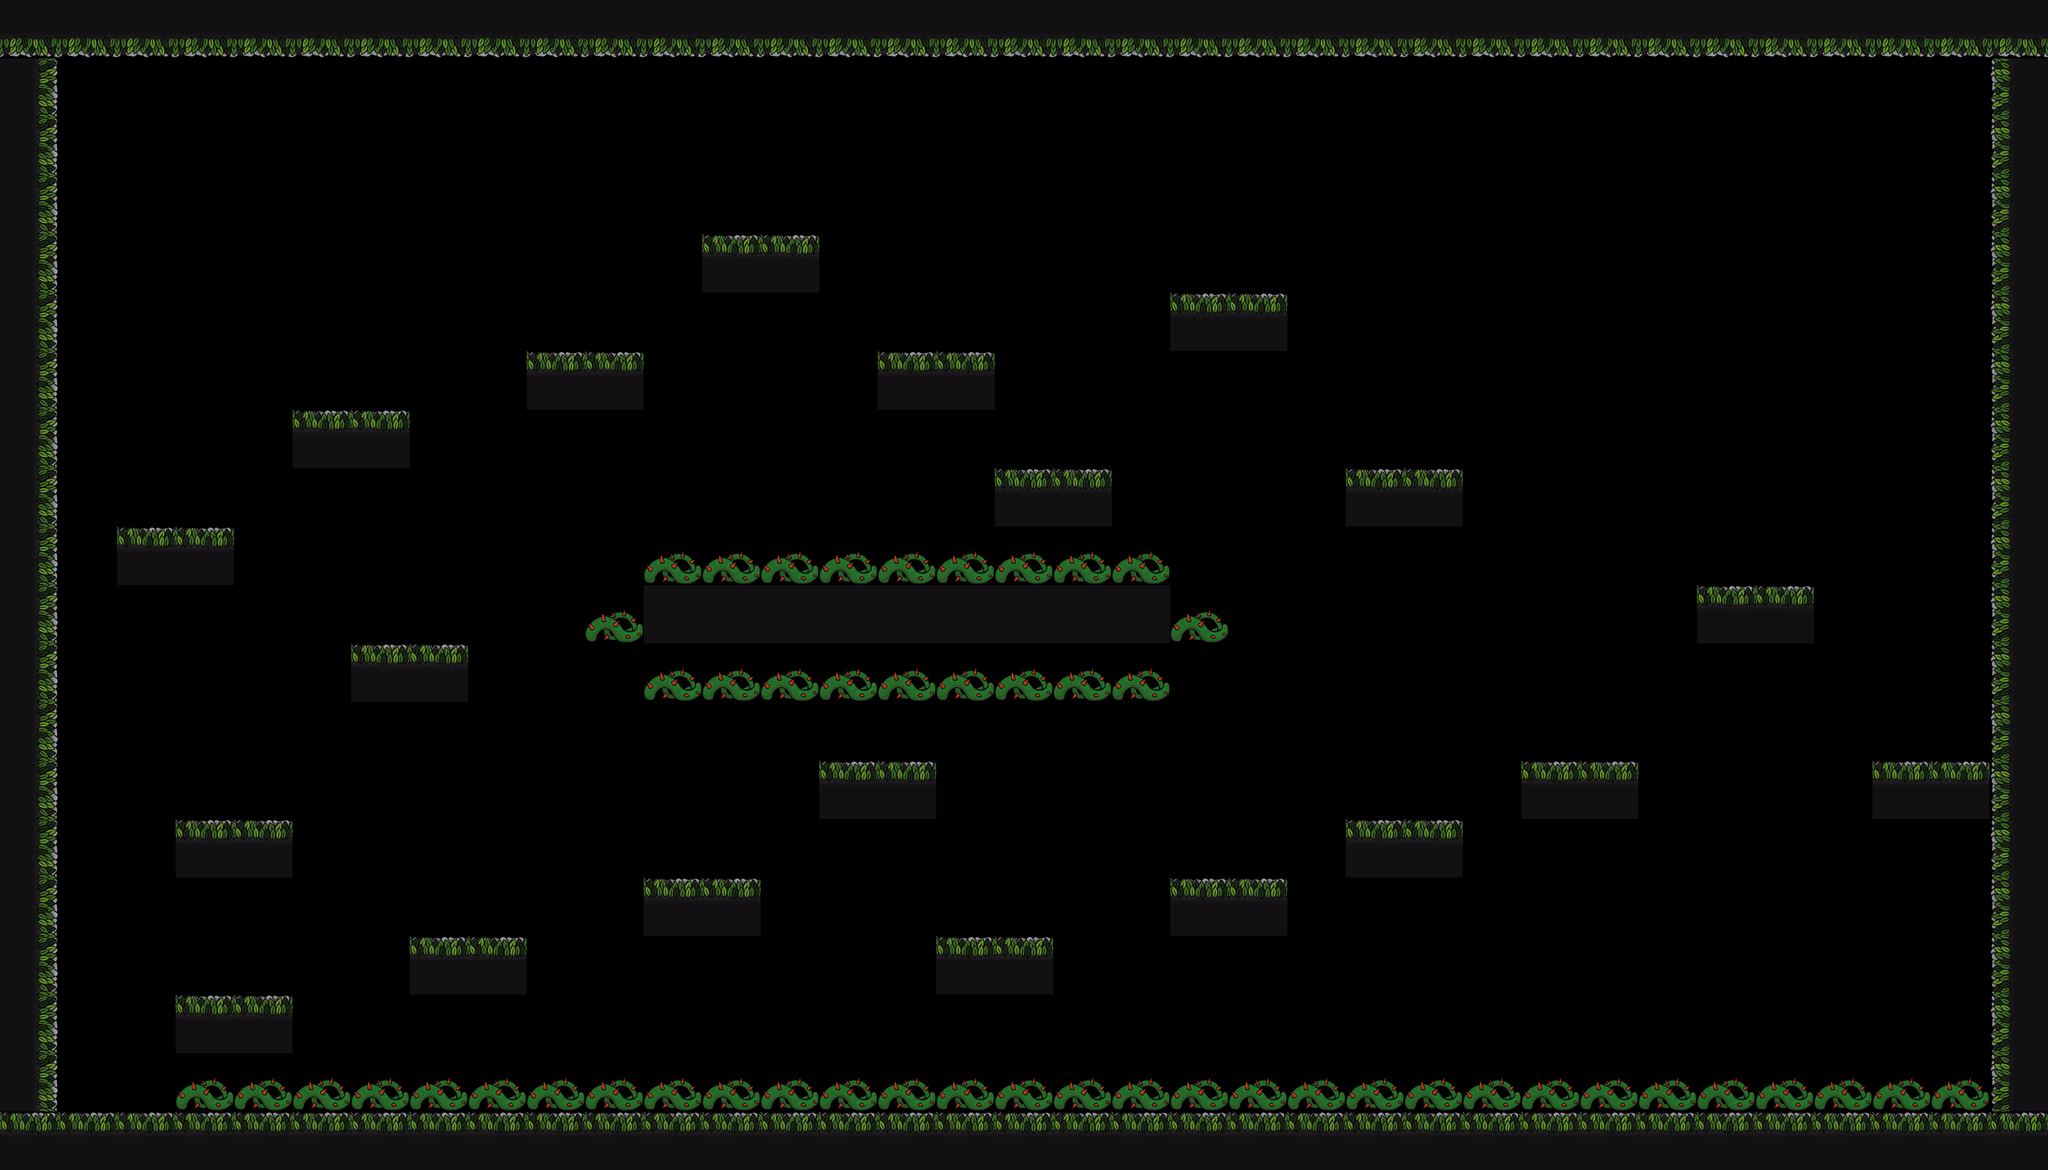

Below is a game level as drawn by its tile map, then a one-line description and the .tmx file that defines it, in full:
An orthogonal 35x20 tile map with 180x180 px tiles, 2 tile layers (Platforms, Dangerous) and 29 objects.

<map version="1.10" tiledversion="1.10.2" orientation="orthogonal" renderorder="right-down" width="35" height="20" tilewidth="180" tileheight="180" infinite="0" nextlayerid="6" nextobjectid="73">
 <editorsettings>
  <export target="level2.json" format="json" />
 </editorsettings>
 <tileset firstgid="1" name="levelSprites" tilewidth="180" tileheight="180" tilecount="144" columns="12">
  <image source="../../assets/images/levelSprites.png" width="2160" height="2160" />
 </tileset>
 <layer id="1" name="Platforms" width="35" height="20">
  <data encoding="csv">
0,62,62,62,62,62,62,62,62,62,62,62,62,62,62,62,62,62,62,62,62,62,62,62,62,62,62,62,62,62,62,62,62,62,0,
0,0,0,0,0,0,0,0,0,0,0,0,0,0,0,0,0,0,0,0,0,0,0,0,0,0,0,0,0,0,0,0,0,0,0,
0,0,0,0,0,0,0,0,0,0,0,0,0,0,0,0,0,0,0,0,0,0,0,0,0,0,0,0,0,0,0,0,0,0,0,
0,0,0,0,0,0,0,0,0,0,0,0,0,0,0,0,0,0,0,0,0,0,0,0,0,0,0,0,0,0,0,0,0,0,0,
0,0,0,0,0,0,0,0,0,0,0,0,0,0,0,0,0,0,0,0,0,0,0,0,0,0,0,0,0,0,0,0,0,0,0,
0,0,0,0,0,0,0,0,0,0,0,0,0,0,0,0,0,0,0,0,0,0,0,0,0,0,0,0,0,0,0,0,0,0,0,
0,0,0,0,0,0,0,0,0,0,0,0,0,0,0,0,0,0,0,0,0,0,0,0,0,0,0,0,0,0,0,0,0,0,0,
0,0,0,0,0,0,0,0,0,0,0,0,0,0,0,0,0,0,0,0,0,0,0,0,0,0,0,0,0,0,0,0,0,0,0,
0,0,0,0,0,0,0,0,0,0,0,0,0,0,0,0,0,0,0,0,0,0,0,0,0,0,0,0,0,0,0,0,0,0,0,
0,0,0,0,0,0,0,0,0,0,0,0,0,0,0,0,0,0,0,0,0,0,0,0,0,0,0,0,0,0,0,0,0,0,0,
0,0,0,0,0,0,0,0,0,0,0,0,0,0,0,0,0,0,0,0,0,0,0,0,0,0,0,0,0,0,0,0,0,0,0,
0,0,0,0,0,0,0,0,0,0,0,0,0,0,0,0,0,0,0,0,0,0,0,0,0,0,0,0,0,0,0,0,0,0,0,
0,0,0,0,0,0,0,0,0,0,0,0,0,0,0,0,0,0,0,0,0,0,0,0,0,0,0,0,0,0,0,0,0,0,0,
0,0,0,0,0,0,0,0,0,0,0,0,0,0,0,0,0,0,0,0,0,0,0,0,0,0,0,0,0,0,0,0,0,0,0,
0,0,0,0,0,0,0,0,0,0,0,0,0,0,0,0,0,0,0,0,0,0,0,0,0,0,0,0,0,0,0,0,0,0,0,
0,0,0,0,0,0,0,0,0,0,0,0,0,0,0,0,0,0,0,0,0,0,0,0,0,0,0,0,0,0,0,0,0,0,0,
0,0,0,0,0,0,0,0,0,0,0,0,0,0,0,0,0,0,0,0,0,0,0,0,0,0,0,0,0,0,0,0,0,0,0,
0,0,0,0,0,0,0,0,0,0,0,0,0,0,0,0,0,0,0,0,0,0,0,0,0,0,0,0,0,0,0,0,0,0,0,
0,0,0,0,0,0,0,0,0,0,0,0,0,0,0,0,0,0,0,0,0,0,0,0,0,0,0,0,0,0,0,0,0,0,0,
0,0,0,0,0,0,0,0,0,0,0,0,0,0,0,0,0,0,0,0,0,0,0,0,0,0,0,0,0,0,0,0,0,0,0
</data>
 </layer>
 <layer id="4" name="Dangerous" width="35" height="20">
  <data encoding="csv">
62,62,62,62,62,62,62,62,62,62,62,62,62,62,62,62,62,62,62,62,62,62,62,62,62,62,62,62,62,62,62,62,62,62,62,
51,0,0,0,0,0,0,0,0,0,0,0,0,0,0,0,0,0,0,0,0,0,0,0,0,0,0,0,0,0,0,0,0,0,49,
51,0,0,0,0,0,0,0,0,0,0,0,0,0,0,0,0,0,0,0,0,0,0,0,0,0,0,0,0,0,0,0,0,0,49,
51,0,0,0,0,0,0,0,0,0,0,0,0,0,0,0,0,0,0,0,0,0,0,0,0,0,0,0,0,0,0,0,0,0,49,
51,0,0,0,0,0,0,0,0,0,0,0,38,38,0,0,0,0,0,0,0,0,0,0,0,0,0,0,0,0,0,0,0,0,49,
51,0,0,0,0,0,0,0,0,0,0,0,0,0,0,0,0,0,0,0,38,38,0,0,0,0,0,0,0,0,0,0,0,0,49,
51,0,0,0,0,0,0,0,0,38,38,0,0,0,0,38,38,0,0,0,0,0,0,0,0,0,0,0,0,0,0,0,0,0,49,
51,0,0,0,0,38,38,0,0,0,0,0,0,0,0,0,0,0,0,0,0,0,0,0,0,0,0,0,0,0,0,0,0,0,49,
51,0,0,0,0,0,0,0,0,0,0,0,0,0,0,0,0,38,38,0,0,0,0,38,38,0,0,0,0,0,0,0,0,0,49,
51,0,38,38,0,0,0,0,0,0,0,40,40,40,40,40,40,40,40,40,0,0,0,0,0,0,0,0,0,0,0,0,0,0,49,
51,0,0,0,0,0,0,0,0,0,40,50,50,50,50,50,50,50,50,50,40,0,0,0,0,0,0,0,0,38,38,0,0,0,49,
51,0,0,0,0,0,38,38,0,0,0,40,40,40,40,40,40,40,40,40,0,0,0,0,0,0,0,0,0,0,0,0,0,0,49,
51,0,0,0,0,0,0,0,0,0,0,0,0,0,0,0,0,0,0,0,0,0,0,0,0,0,0,0,0,0,0,0,0,0,49,
51,0,0,0,0,0,0,0,0,0,0,0,0,0,38,38,0,0,0,0,0,0,0,0,0,0,38,38,0,0,0,0,38,38,49,
51,0,0,38,38,0,0,0,0,0,0,0,0,0,0,0,0,0,0,0,0,0,0,38,38,0,0,0,0,0,0,0,0,0,49,
51,0,0,0,0,0,0,0,0,0,0,38,38,0,0,0,0,0,0,0,38,38,0,0,0,0,0,0,0,0,0,0,0,0,49,
51,0,0,0,0,0,0,38,38,0,0,0,0,0,0,0,38,38,0,0,0,0,0,0,0,0,0,0,0,0,0,0,0,0,49,
51,0,0,38,38,0,0,0,0,0,0,0,0,0,0,0,0,0,0,0,0,0,0,0,0,0,0,0,0,0,0,0,0,0,49,
51,0,0,40,40,40,40,40,40,40,40,40,40,40,40,40,40,40,40,40,40,40,40,40,40,40,40,40,40,40,40,40,40,40,49,
38,38,38,38,38,38,38,38,38,38,38,38,38,38,38,38,38,38,38,38,38,38,38,38,38,38,38,38,38,38,38,38,38,38,38
</data>
 </layer>
 <objectgroup id="5" name="DangerousBodies">
  <properties>
   <property name="label" value="traps" />
  </properties>
  <object id="67" x="1980" y="1620" width="1620" height="180" />
  <object id="68" x="3600" y="1800" width="180" height="180" />
  <object id="69" x="1980" y="1980" width="1620" height="180" />
  <object id="70" x="1800" y="1800" width="180" height="180" />
  <object id="72" x="540" y="3240" width="5580" height="180" />
 </objectgroup>
 <objectgroup id="2" name="PlatformBodies">
  <properties>
   <property name="label" value="platform" />
  </properties>
  <object id="43" x="0" y="0" width="180" height="3600" />
  <object id="44" x="180" y="3420" width="6120" height="180" />
  <object id="45" x="6120" y="0" width="180" height="3420" />
  <object id="46" x="180" y="0" width="5940" height="180" />
  <object id="47" x="2160" y="720" width="360" height="180" />
  <object id="48" x="1620" y="1080" width="360" height="180" />
  <object id="49" x="900" y="1260" width="360" height="180" />
  <object id="50" x="360" y="1620" width="360" height="180" />
  <object id="51" x="1080" y="1980" width="360" height="180" />
  <object id="52" x="540" y="2520" width="360" height="180" />
  <object id="53" x="540" y="3060" width="360" height="180" />
  <object id="54" x="1260" y="2880" width="360" height="180" />
  <object id="55" x="1980" y="2700" width="360" height="180" />
  <object id="56" x="2520" y="2340" width="360" height="180" />
  <object id="57" x="3060" y="1440" width="360" height="180" />
  <object id="58" x="2700" y="1080" width="360" height="180" />
  <object id="59" x="3600" y="900" width="360" height="180" />
  <object id="60" x="4140" y="1440" width="360" height="180" />
  <object id="61" x="3600" y="2700" width="360" height="180" />
  <object id="62" x="2880" y="2880" width="360" height="180" />
  <object id="63" x="4140" y="2520" width="360" height="180" />
  <object id="64" x="4680" y="2340" width="360" height="180" />
  <object id="65" x="5220" y="1800" width="360" height="180" />
  <object id="66" x="5760" y="2340" width="360" height="180" />
 </objectgroup>
</map>
